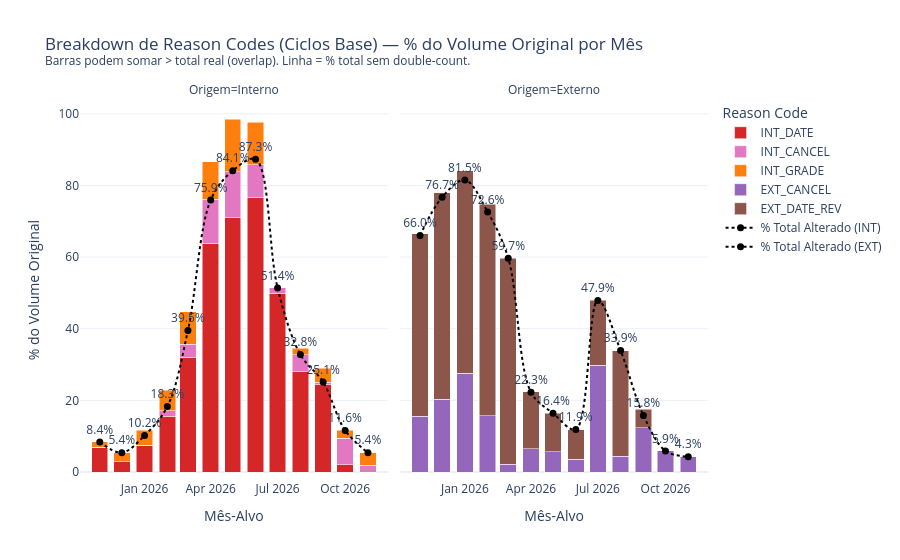

Here is the notebook cell this chart was saved with:
### Code cell
df_rc, pct_total_int, vol_ext_mes, colors_rc = build_reason_code_data(kr1_mes)
plot_reason_code_breakdown(df_rc, pct_total_int, vol_ext_mes, colors_rc)

### Figure 1 — Plotly figure (JSON) as saved in the notebook; plotly's stock layout.template omitted (floating-point values rounded to 4 significant figures)
{"data": [{"hovertemplate": "Reason Code=INT_DATE<br>Origem=Interno<br>Mês-Alvo=%{x}<br>% do Volume Original=%{y}<extra></extra>", "legendgroup": "INT_DATE", "marker": {"color": "#d62728", "pattern": {"shape": ""}}, "name": "INT_DATE", "orientation": "v", "showlegend": true, "textposition": "auto", "type": "bar", "x": ["2025-11", "2025-12", "2026-01", "2026-02", "2026-03", "2026-04", "2026-05", "2026-06", "2026-07", "2026-08", "2026-09", "2026-10", "2026-11"], "xaxis": "x", "y": [6.894, 2.876, 7.419, 15.53, 32.06, 63.86, 71.0, 76.59, 49.91, 28.04, 24.39, 2.08, 0.0], "yaxis": "y"}, {"hovertemplate": "Reason Code=INT_CANCEL<br>Origem=Interno<br>Mês-Alvo=%{x}<br>% do Volume Original=%{y}<extra></extra>", "legendgroup": "INT_CANCEL", "marker": {"color": "#e377c2", "pattern": {"shape": ""}}, "name": "INT_CANCEL", "orientation": "v", "showlegend": true, "textposition": "auto", "type": "bar", "x": ["2025-11", "2025-12", "2026-01", "2026-02", "2026-03", "2026-04", "2026-05", "2026-06", "2026-07", "2026-08", "2026-09", "2026-10", "2026-11"], "xaxis": "x", "y": [0.0, 0.0, 0.0, 1.589, 3.588, 12.24, 12.79, 9.252, 1.51, 4.711, 0.6708, 7.35, 1.9], "yaxis": "y"}, {"hovertemplate": "Reason Code=INT_GRADE<br>Origem=Interno<br>Mês-Alvo=%{x}<br>% do Volume Original=%{y}<extra></extra>", "legendgroup": "INT_GRADE", "marker": {"color": "#ff7f0e", "pattern": {"shape": ""}}, "name": "INT_GRADE", "orientation": "v", "showlegend": true, "textposition": "auto", "type": "bar", "x": ["2025-11", "2025-12", "2026-01", "2026-02", "2026-03", "2026-04", "2026-05", "2026-06", "2026-07", "2026-08", "2026-09", "2026-10", "2026-11"], "xaxis": "x", "y": [1.513, 2.541, 4.213, 5.668, 9.087, 10.57, 14.76, 11.76, 0.0, 1.837, 3.858, 2.203, 3.456], "yaxis": "y"}, {"hovertemplate": "Reason Code=EXT_CANCEL<br>Origem=Externo<br>Mês-Alvo=%{x}<br>% do Volume Original=%{y}<extra></extra>", "legendgroup": "EXT_CANCEL", "marker": {"color": "#9467bd", "pattern": {"shape": ""}}, "name": "EXT_CANCEL", "orientation": "v", "showlegend": true, "textposition": "auto", "type": "bar", "x": ["2025-11", "2025-12", "2026-01", "2026-02", "2026-03", "2026-04", "2026-05", "2026-06", "2026-07", "2026-08", "2026-09", "2026-10", "2026-11"], "xaxis": "x2", "y": [15.6, 20.37, 27.56, 15.69, 2.234, 6.454, 5.616, 3.563, 29.83, 4.448, 12.38, 5.903, 4.289], "yaxis": "y2"}, {"hovertemplate": "Reason Code=EXT_DATE_REV<br>Origem=Externo<br>Mês-Alvo=%{x}<br>% do Volume Original=%{y}<extra></extra>", "legendgroup": "EXT_DATE_REV", "marker": {"color": "#8c564b", "pattern": {"shape": ""}}, "name": "EXT_DATE_REV", "orientation": "v", "showlegend": true, "textposition": "auto", "type": "bar", "x": ["2025-11", "2025-12", "2026-01", "2026-02", "2026-03", "2026-04", "2026-05", "2026-06", "2026-07", "2026-08", "2026-09", "2026-10", "2026-11"], "xaxis": "x2", "y": [50.91, 57.64, 56.5, 59.05, 57.44, 16.0, 10.75, 8.301, 18.12, 29.41, 5.135, 0.0, 0.0], "yaxis": "y2"}, {"line": {"color": "black", "dash": "dot", "shape": "spline", "width": 2}, "marker": {"color": "black", "size": 7}, "mode": "lines+markers+text", "name": "% Total Alterado (INT)", "showlegend": true, "text": ["8.4%", "5.4%", "10.2%", "18.3%", "39.5%", "75.9%", "84.1%", "87.3%", "51.4%", "32.8%", "25.1%", "11.6%", "5.4%"], "textposition": "top center", "type": "scatter", "x": ["2025-11", "2025-12", "2026-01", "2026-02", "2026-03", "2026-04", "2026-05", "2026-06", "2026-07", "2026-08", "2026-09", "2026-10", "2026-11"], "xaxis": "x", "y": [8.4, 5.4, 10.2, 18.3, 39.5, 75.9, 84.1, 87.3, 51.4, 32.8, 25.1, 11.6, 5.4], "yaxis": "y"}, {"line": {"color": "black", "dash": "dot", "shape": "spline", "width": 2}, "marker": {"color": "black", "size": 7}, "mode": "lines+markers+text", "name": "% Total Alterado (EXT)", "showlegend": true, "text": ["66.0%", "76.7%", "81.5%", "72.6%", "59.7%", "22.3%", "16.4%", "11.9%", "47.9%", "33.9%", "15.8%", "5.9%", "4.3%"], "textposition": "top center", "type": "scatter", "x": ["2025-11", "2025-12", "2026-01", "2026-02", "2026-03", "2026-04", "2026-05", "2026-06", "2026-07", "2026-08", "2026-09", "2026-10", "2026-11"], "xaxis": "x2", "y": [66.0, 76.7, 81.5, 72.6, 59.7, 22.3, 16.4, 11.9, 47.9, 33.9, 15.8, 5.9, 4.3], "yaxis": "y2"}], "layout": {"annotations": [{"font": {}, "showarrow": false, "text": "Origem=Interno", "x": 0.245, "xanchor": "center", "xref": "paper", "y": 1, "yanchor": "bottom", "yref": "paper"}, {"font": {}, "showarrow": false, "text": "Origem=Externo", "x": 0.755, "xanchor": "center", "xref": "paper", "y": 1, "yanchor": "bottom", "yref": "paper"}], "barmode": "stack", "legend": {"title": {"text": "Reason Code"}, "tracegroupgap": 0}, "title": {"text": "Breakdown de Reason Codes (Ciclos Base) — % do Volume Original por Mês<br><sup>Barras podem somar > total real (overlap). Linha = % total sem double-count.</sup>"}, "xaxis": {"anchor": "y", "domain": [0, 0.49], "title": {"text": "Mês-Alvo"}}, "xaxis2": {"anchor": "y2", "domain": [0.51, 1], "matches": "x", "title": {"text": "Mês-Alvo"}}, "yaxis": {"anchor": "x", "domain": [0, 1], "title": {"text": "% do Volume Original"}}, "yaxis2": {"anchor": "x2", "domain": [0, 1], "matches": "y", "showticklabels": false}}}
